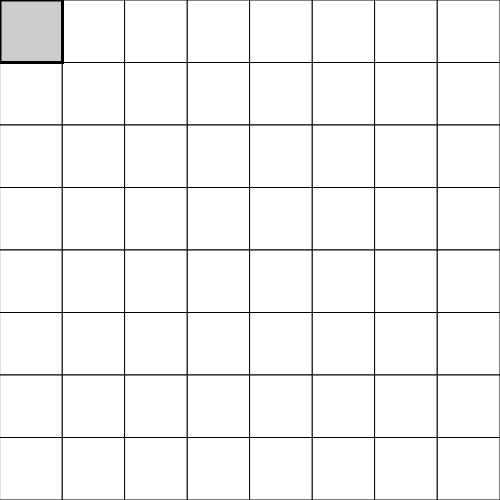
Frame 1 (no input)
Frame 60 (no input): identical to frame 1, image omitted
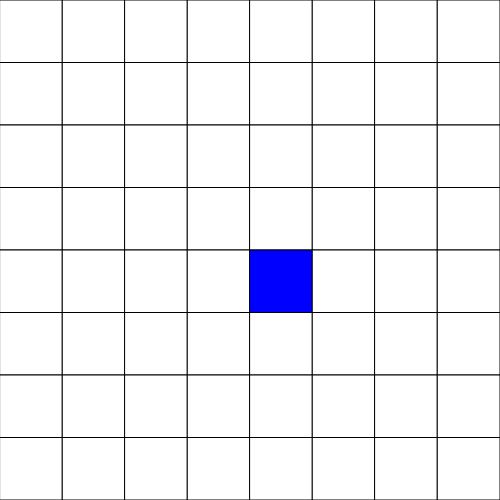
Frame 120 (the mouse pressed at the canvas centre since frame 60)

The p5.js sketch that drew these frames (run headless with seeded random() and noise() and a simulated clock; from frame 60 on, the mouse is pressed at the canvas centre):

// p5.js sketch
// ── sketch.js
const boardDimmension = 8;
const canvasSize = 500;
const winDimmension = 4;
const players = 3;

//const gravity = 1; //todo to make connect four
//-------------

let turn = 0;
let won = 0;
const squareDimmension = canvasSize / boardDimmension;
const boardSquares = boardDimmension * boardDimmension;
const colors = ["white", "blue", "green", "yellow", "purple", "orange"];//max 5 players
let data = [];
for (let i = 0; i < boardSquares; i++) {
  data.push({
    x: i % boardDimmension,
    y: Math.floor(i / boardDimmension),
    color: 0,
  });
}

console.log(data);

function drawBoard() {
  data.forEach((square, index) => {
    fill(colors[square.color]);
    rect(
      square.x * squareDimmension,
      square.y * squareDimmension,
      squareDimmension,
      squareDimmension
    );
  });
}

function checkWin() {
  //check all squares and their winDimmension neighbors
  for (let i = 0; i < boardSquares; i++) {
    const square = data[i];
    if (square.color === 0) {
      continue;
    }
    const x = square.x;
    const y = square.y;
    const color = square.color;
    const directions = [
      { x: 1, y: 0 },
      { x: 0, y: 1 },
      { x: 1, y: 1 },
      { x: 1, y: -1 },
    ];
    for (let j = 0; j < directions.length; j++) {
      const direction = directions[j];
      let count = 1;
      for (let k = 1; k < winDimmension; k++) {
        const newX = x + k * direction.x;
        const newY = y + k * direction.y;
        if (
          newX >= 0 &&
          newX < boardDimmension &&
          newY >= 0 &&
          newY < boardDimmension
        ) {
          const index = newY * boardDimmension + newX;
          if (data[index].color === color) {
            count++;
          } else {
            break;
          }
        } else {
          break;
        }
      }
      for (let k = 1; k < winDimmension; k++) {
        const newX = x - k * direction.x;
        const newY = y - k * direction.y;
        if (
          newX >= 0 &&
          newX < boardDimmension &&
          newY >= 0 &&
          newY < boardDimmension
        ) {
          const index = newY * boardDimmension + newX;
          if (data[index].color === color) {
            count++;
          } else {
            break;
          }
        } else {
          break;
        }
      }
      if (count >= winDimmension) {
        won = color;
        console.log("Player " + won + " won");
        return;
      }
    }
  }
}

function setup() {
  createCanvas(500, 500);
  background(0);
}

function mousePressed() {
  if (!won) {
    const x = Math.floor(mouseX / squareDimmension);
    const y = Math.floor(mouseY / squareDimmension);
    const index = y * boardDimmension + x;
    if (index >= 0 && index < boardSquares && x >= 0 && x < boardDimmension) {
      if (data[index].color === 0) {
        data[index].color = turn + 1;
        turn = (turn + 1) % players;
      }
    }
    checkWin();
  }
}

function checkMouseOver() {
  const x = Math.floor(mouseX / squareDimmension);
  const y = Math.floor(mouseY / squareDimmension);
  const index = y * boardDimmension + x;
  if (index >= 0 && index < boardSquares && x >= 0 && x < boardDimmension) {
    if (data[index].color === 0) {
      fill(color("rgba(0, 0, 0, 0.2)"));
      stroke("black");
      strokeWeight(3);
      rect(
        x * squareDimmension,
        y * squareDimmension,
        squareDimmension,
        squareDimmension
      );
      strokeWeight(1);
    }
  }
}

function draw() {
  drawBoard();
  checkMouseOver();
}
